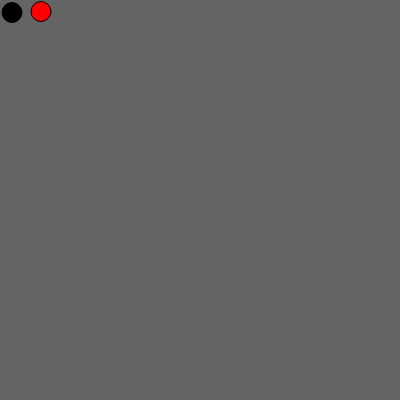
Frame 1 (no input)
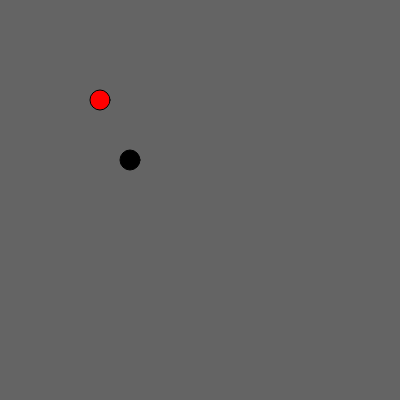
Frame 60 (no input)
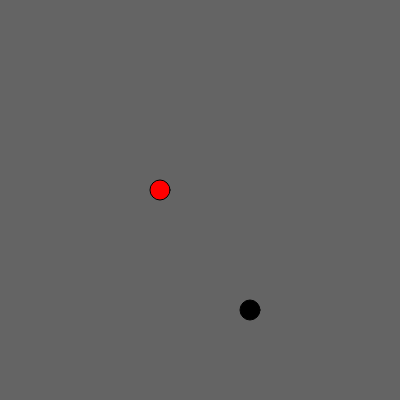
Frame 120 (the mouse pressed at the canvas centre since frame 60)

The p5.js sketch that drew these frames (run headless with seeded random() and noise() and a simulated clock; from frame 60 on, the mouse is pressed at the canvas centre):

// p5.js sketch
// ── sketch.js
var circle1;
var circle2;

function setup() {
	createCanvas( 400, 400 );
	circle1 = new Circle();
	circle2 = new Circle();
	circle1.setup(10, 10, 2, 2.5);
	circle2.setup(40, 10, 1, 1.5);
}

function draw() {
	background(100);
	fill(0);
	circle1.moveCircle();
	circle1.checkEdges();
	circle1.drawCircle();
	fill(255, 0, 0);
	circle2.moveCircle();
	circle2.checkEdges();
	circle2.drawCircle();
}

function Circle () {
	this.x;
	this.y;
	this.speedX;
	this.speedY;

	this.size;

	this.setup = function (x_, y_, speedX_, speedY_) {
		this.x = x_;
		this.y = y_;
		this.speedX = speedX_;
		this.speedY = speedY_;
		this.size = 20;
	}

	this.moveCircle = function() {
		this.x += this.speedX; 
		this.y += this.speedY;
	}

	this.checkEdges = function() {
		if (this.x < 0) {
			this.x = 0;
			this.speedX = this.speedX * -1;
		} else if (this.x > width) {
			this.x = width;
			this.speedX *= -1;
		}

		if (this.y < 0) {
			this.y = 0;
			this.speedY *= -1;
		} else if (this.y > height) {
			this.y = height;
			this.speedY *= -1;
		}
	}

	this.drawCircle = function() {
		ellipse(this.x, this.y, this.size, this.size );
	}
}
